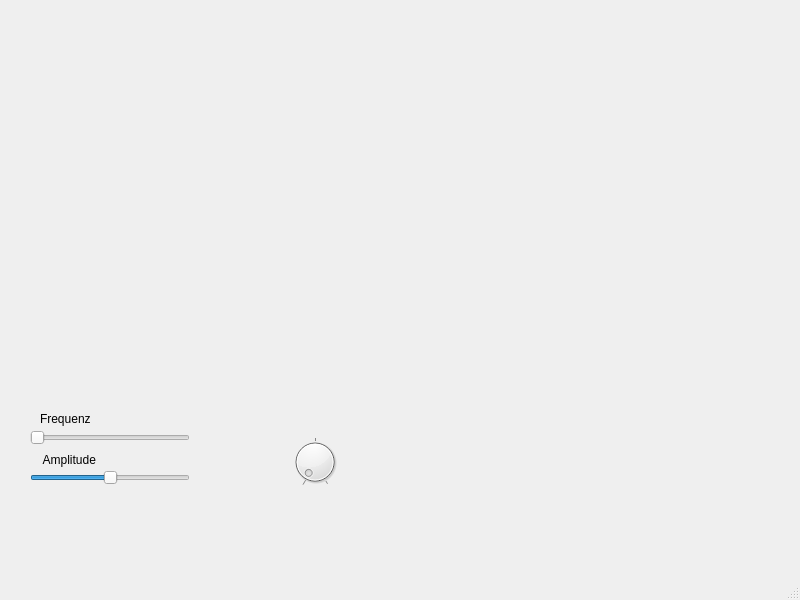
<?xml version="1.0" encoding="UTF-8"?>
<ui version="4.0">
 <class>MainWindow</class>
 <widget class="QMainWindow" name="MainWindow">
  <property name="geometry">
   <rect>
    <x>0</x>
    <y>0</y>
    <width>800</width>
    <height>600</height>
   </rect>
  </property>
  <property name="windowTitle">
   <string>MainWindow</string>
  </property>
  <widget class="QWidget" name="centralwidget">
   <widget class="QSlider" name="freqSlider">
    <property name="geometry">
     <rect>
      <x>30</x>
      <y>430</y>
      <width>160</width>
      <height>16</height>
     </rect>
    </property>
    <property name="maximum">
     <number>2000</number>
    </property>
    <property name="orientation">
     <enum>Qt::Horizontal</enum>
    </property>
   </widget>
   <widget class="QLabel" name="label">
    <property name="geometry">
     <rect>
      <x>40</x>
      <y>410</y>
      <width>54</width>
      <height>17</height>
     </rect>
    </property>
    <property name="text">
     <string>Frequenz</string>
    </property>
   </widget>
   <widget class="QSlider" name="volSlider">
    <property name="geometry">
     <rect>
      <x>30</x>
      <y>470</y>
      <width>160</width>
      <height>16</height>
     </rect>
    </property>
    <property name="maximum">
     <number>100</number>
    </property>
    <property name="sliderPosition">
     <number>50</number>
    </property>
    <property name="orientation">
     <enum>Qt::Horizontal</enum>
    </property>
   </widget>
   <widget class="QLabel" name="label_2">
    <property name="geometry">
     <rect>
      <x>40</x>
      <y>450</y>
      <width>61</width>
      <height>20</height>
     </rect>
    </property>
    <property name="text">
     <string> Amplitude</string>
    </property>
   </widget>
   <widget class="QDial" name="waveDial">
    <property name="geometry">
     <rect>
      <x>290</x>
      <y>430</y>
      <width>50</width>
      <height>64</height>
     </rect>
    </property>
    <property name="maximum">
     <number>2</number>
    </property>
    <property name="notchesVisible">
     <bool>true</bool>
    </property>
   </widget>
  </widget>
  <widget class="QMenuBar" name="menubar">
   <property name="geometry">
    <rect>
     <x>0</x>
     <y>0</y>
     <width>800</width>
     <height>22</height>
    </rect>
   </property>
  </widget>
  <widget class="QStatusBar" name="statusbar"/>
 </widget>
 <resources/>
 <connections/>
</ui>
